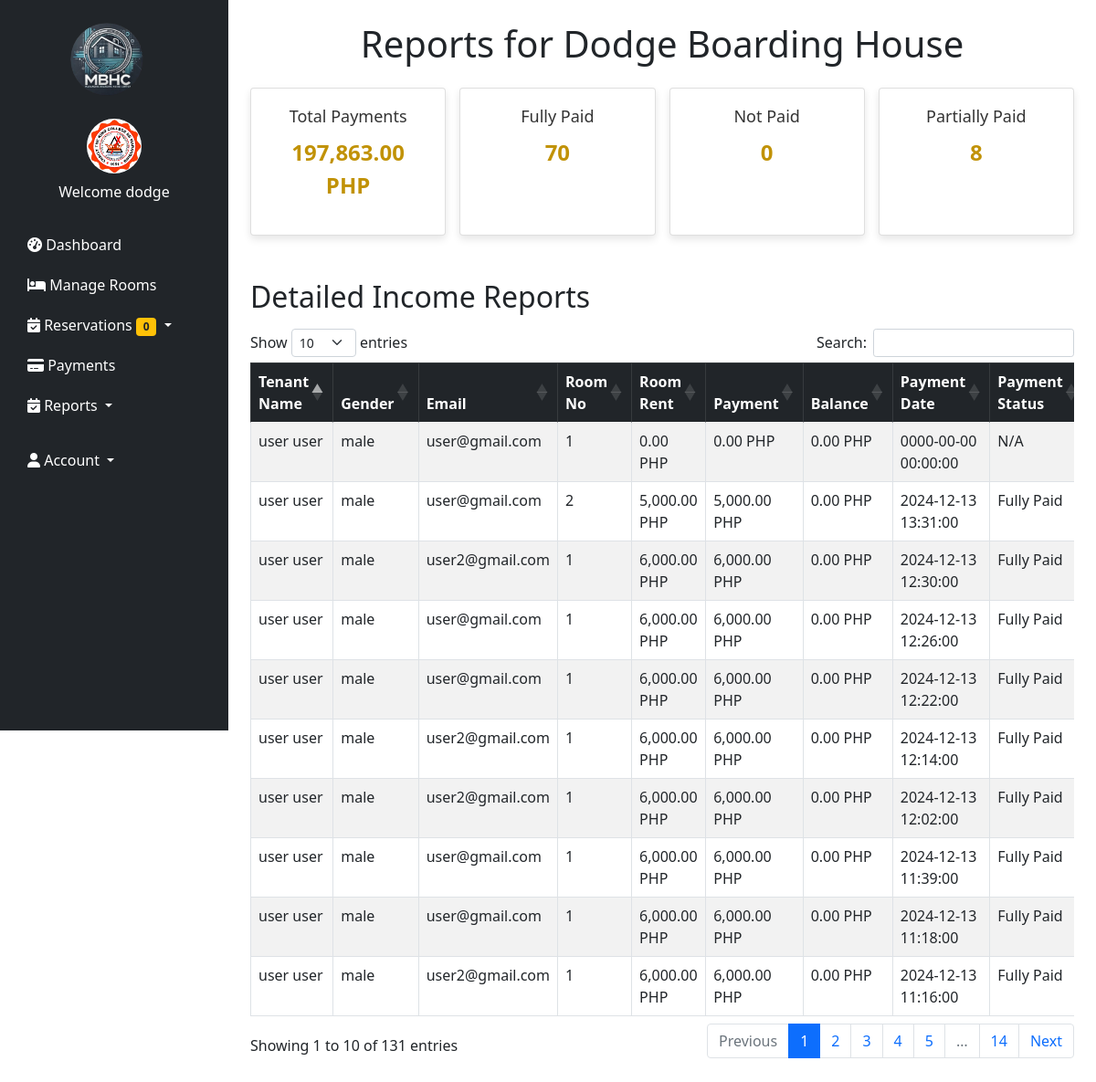
The app's page /reportspayments.php (signed in) with its own data.
### tables this page shows
CREATE TABLE `users` (
  `id` int(11) NOT NULL,
  `image` varchar(255) NOT NULL,
  `fname` varchar(50) NOT NULL,
  `lname` varchar(50) NOT NULL,
  `gender` varchar(255) NOT NULL,
  `tenant_status` varchar(255) NOT NULL,
  `school` varchar(255) NOT NULL,
  `uname` varchar(50) NOT NULL,
  `pass` varchar(50) NOT NULL,
  `role` varchar(50) NOT NULL,
  `hname` varchar(255) NOT NULL
);

CREATE TABLE `reports` (
  `id` int(255) NOT NULL,
  `fname` varchar(255) NOT NULL,
  `lname` varchar(255) NOT NULL,
  `gender` varchar(255) NOT NULL,
  `email` varchar(255) NOT NULL,
  `payment` int(255) NOT NULL,
  `pay_date` datetime DEFAULT NULL,
  `pay_stat` varchar(255) NOT NULL,
  `date_in` date DEFAULT NULL,
  `date_out` date DEFAULT NULL,
  `room_no` int(255) NOT NULL,
  `price` int(255) NOT NULL,
  `slot_price` int(11) NOT NULL,
  `hname` varchar(255) NOT NULL,
  `owner` varchar(255) NOT NULL
);

### reportspayments.php (the view, shortened to what this page needs)
<?php
include('php/connection.php');
$hname = $_SESSION['hname'];
$totalPaymentsQuery = "SELECT SUM(payment) AS total_payments
                       FROM reports
                       WHERE hname = '$hname' AND pay_date IS NOT NULL";
$totalPaymentsResult = mysqli_query($conn, $totalPaymentsQuery);
$totalPayments = mysqli_fetch_assoc($totalPaymentsResult)['total_payments'];
$paymentStatusQuery = "SELECT
                          SUM(pay_stat = 'Fully Paid') AS fully_paid_count,
                          SUM(pay_stat = 'Not Paid') AS not_paid_count,
                          SUM(pay_stat = 'Partially Paid') AS partially_paid_count
                       FROM reports
                       WHERE hname = '$hname'";
$paymentStatusResult = mysqli_query($conn, $paymentStatusQuery);
$paymentStatusData = mysqli_fetch_assoc($paymentStatusResult);
$fullyPaidCount = $paymentStatusData['fully_paid_count'];
$notPaidCount = $paymentStatusData['not_paid_count'];
$partiallyPaidCount = $paymentStatusData['partially_paid_count'];
$reportQuery = "SELECT * FROM reports WHERE hname = '$hname' ORDER BY id DESC";
$reportResult = mysqli_query($conn, $reportQuery);
?>
<!DOCTYPE html>
<html lang="en">
<head>
    <link href="https://cdn.jsdelivr.net/npm/bootstrap@5.3.0/dist/css/bootstrap.min.css" rel="stylesheet">
    <link rel="stylesheet" href="https://cdn.datatables.net/1.13.5/css/dataTables.bootstrap5.min.css">
</head>
<body>
    <?php include 'navigationbar.php'; ?>
    <div class="container my-4">
        <h1 class="text-center mb-4">Reports for <?php echo $hname; ?></h1>
        <div class="summary">
            <div class="card">
                <h5>Total Payments</h5>
                <p><?php echo number_format($totalPayments, 2); ?> PHP</p>
            </div>
            <div class="card">
                <h5>Fully Paid</h5>
                <p><?php echo $fullyPaidCount; ?></p>
            </div>
            <div class="card">
                <h5>Not Paid</h5>
                <p><?php echo $notPaidCount; ?></p>
            </div>
            <div class="card">
                <h5>Partially Paid</h5>
                <p><?php echo $partiallyPaidCount; ?></p>
            </div>
        </div>
        <div class="mt-5">
            <h2 class="mb-3">Detailed Income Reports</h2>
            <div class="table-responsive">
                <table id="reportTable" class="table table-striped table-bordered">
                    <thead class="table-dark">
                        <tr>
                            <th>Tenant Name</th>
                            <th>Gender</th>
                            <th>Email</th>
                            <th>Room No</th>
                            <th>Room Rent</th>
                            <th>Payment</th>
                            <th>Balance</th>
                            <th>Payment Date</th>
                            <th>Payment Status</th>
                        </tr>
                    </thead>
                    <tbody>
                        <?php while ($report = mysqli_fetch_assoc($reportResult)) {
                            $price = $report['price'] ?: 0;
                            $payment = $report['payment'] ?: 0;
                            $balance = $price - $payment;
                        ?>
                            <tr>
                                <td><?php echo $report['fname'] . ' ' . $report['lname']; ?></td>
                                <td><?php echo $report['gender']; ?></td>
                                <td><?php echo $report['email']; ?></td>
                                <td><?php echo $report['room_no']; ?></td>
                                <td><?php echo number_format($price, 2); ?> PHP</td>
                                <td><?php echo number_format($payment, 2); ?> PHP</td>
                                <td><?php echo number_format($balance, 2); ?> PHP</td>
                                <td><?php echo $report['pay_date'] ?: 'N/A'; ?></td>
                                <td><?php echo $report['pay_stat'] ?: 'N/A'; ?></td>
                            </tr>
                        <?php } ?>
                    </tbody>
                </table>
            </div>
        </div>
    </div>
</body>
</html>

### navigationbar.php (shortened to what this page needs)
<?php
require 'php/connection.php';
?>
<?php
        if(!empty($_SESSION['uname'])){
            $uname = $_SESSION['uname'];
            $query = "select * from users where uname = '$uname'";
            $result = mysqli_query($conn, $query);
            $fetch = mysqli_fetch_assoc($result);
        }
        $hname = $_SESSION['hname'];
        $query = "SELECT COUNT(*) AS new_reservations FROM reservation WHERE hname = '$hname' AND res_stat = 'Pending'";
        $result = mysqli_query($conn, $query);
        $row = mysqli_fetch_assoc($result);
        $newReservations = $row['new_reservations'];
    ?>
<!DOCTYPE html>
<html lang="en">
<head>
    <link href="https://cdn.jsdelivr.net/npm/bootstrap@5.0.2/dist/css/bootstrap.min.css" rel="stylesheet">
    <link href="https://cdnjs.cloudflare.com/ajax/libs/font-awesome/6.0.0-beta3/css/all.min.css" rel="stylesheet">
</head>
<body>
    <nav class="sidebar bg-dark">
        <div class="navbar-brand text-center">
            <img src="/bhrm-main/images/0.png" alt="Logo">
        </div>
        <ul class="nav flex-column">
            <li class="nav-item text-center mb-4">
                <img class="rounded-circle mb-2" src="/bhrm-main/<?php echo $fetch['image'] ?? 'default.png'; ?>" alt="Profile" width="60" height="60">
                <span class="d-block text-white">Welcome <?php echo $fetch['fname'] ?? 'Guest'; ?></span>
            </li>
            <li class="nav-item">
                <a class="nav-link" href="/bhrm-main/dashboard.php">
                    <i class="fas fa-tachometer-alt"></i> Dashboard
                </a>
            </li>
            <li class="nav-item">
                <a class="nav-link" href="/bhrm-main/manageroom.php">
                    <i class="fas fa-bed"></i> Manage Rooms
                </a>
            </li>
            <li class="nav-item dropdown">
                <a class="nav-link dropdown-toggle" href="#" id="reservationMenu" role="button" data-bs-toggle="dropdown" aria-expanded="false">
                    <i class="fas fa-calendar-check"></i> Reservations <span class="badge bg-warning text-dark"><?php echo $newReservations; ?></span>
                </a>
            </li>
            <li class="nav-item">
                <a class="nav-link" href="/bhrm-main/payment.php">
                    <i class="fas fa-credit-card"></i> Payments
                </a>
            </li>
            <li class="nav-item dropdown">
                <a class="nav-link dropdown-toggle" href="#" id="reservationMenu" role="button" data-bs-toggle="dropdown" aria-expanded="false">
                    <i class="fas fa-calendar-check"></i> Reports
                </a>
            </li>
            <li class="nav-item dropdown mt-3">
                <a class="nav-link text-white dropdown-toggle" href="#" id="userMenu" role="button" data-bs-toggle="dropdown">
                    <i class="fas fa-user"></i> Account
                </a>
            </li>
        </ul>
    </nav>
</body>
</html>

### reportspayments.php (style rules this page uses)
body { background-color: #f8f9fa; }
.summary { display: grid; grid-template-columns: repeat(auto-fit, minmax(200px, 1fr)); gap: 15px; margin: 20px 0; }
.card { text-align: center; padding: 20px; border-radius: 10px; background: #fff; box-shadow: 0 4px 8px rgba(0, 0, 0, 0.1); transition: transform 0.2s ease-in-out, box-shadow 0.2s ease-in-out; }
.card h5 { color: #333; font-size: 18px; margin-bottom: 10px; }
.card p { font-size: 24px; font-weight: bold; color: #c19206; }

### navigationbar.php (style rules this page uses)
body { margin-left: 250px; transition: margin-left 0.3s ease; background-color: white; }
.sidebar { position: fixed; top: 0; left: 0; height: 100vh; width: 250px; background-color: #343a40; padding: 20px 15px; z-index: 1000; overflow-y: auto; transition: all 0.3s ease; }
.sidebar .navbar-brand img { width: 80px; height: 80px; border-radius: 50%; margin-bottom: 20px; }
.sidebar .nav-link { color: white; display: block; font-size: 16px; padding: 10px 15px; border-radius: 5px; transition: all 0.3s ease; }

### records on screen
users: image (picture), fname "dodge"
reports: fname "user", lname "user", gender "male", email "user@gmail.com", room_no "1", price "0.00", payment "0.00", balance "0.00", pay_date "0000-00-00 00:00:00", pay_stat "N/A"
reports: fname "user", lname "user", gender "male", email "user@gmail.com", room_no "2", price "5,000.00", payment "5,000.00", balance "0.00", pay_date "2024-12-13 13:31:00", pay_stat "Fully Paid"
reports: fname "user", lname "user", gender "male", email "user2@gmail.com", room_no "1", price "6,000.00", payment "6,000.00", balance "0.00", pay_date "2024-12-13 12:30:00", pay_stat "Fully Paid"
reports: fname "user", lname "user", gender "male", email "user@gmail.com", room_no "1", price "6,000.00", payment "6,000.00", balance "0.00", pay_date "2024-12-13 12:26:00", pay_stat "Fully Paid"
reports: fname "user", lname "user", gender "male", email "user@gmail.com", room_no "1", price "6,000.00", payment "6,000.00", balance "0.00", pay_date "2024-12-13 12:22:00", pay_stat "Fully Paid"
reports: fname "user", lname "user", gender "male", email "user2@gmail.com", room_no "1", price "6,000.00", payment "6,000.00", balance "0.00", pay_date "2024-12-13 12:14:00", pay_stat "Fully Paid"
reports: fname "user", lname "user", gender "male", email "user2@gmail.com", room_no "1", price "6,000.00", payment "6,000.00", balance "0.00", pay_date "2024-12-13 12:02:00", pay_stat "Fully Paid"
reports: fname "user", lname "user", gender "male", email "user@gmail.com", room_no "1", price "6,000.00", payment "6,000.00", balance "0.00", pay_date "2024-12-13 11:39:00", pay_stat "Fully Paid"
reports: fname "user", lname "user", gender "male", email "user@gmail.com", room_no "1", price "6,000.00", payment "6,000.00", balance "0.00", pay_date "2024-12-13 11:18:00", pay_stat "Fully Paid"
reports: fname "user", lname "user", gender "male", email "user2@gmail.com", room_no "1", price "6,000.00", payment "6,000.00", balance "0.00", pay_date "2024-12-13 11:16:00", pay_stat "Fully Paid"

### other values on screen
$newReservations "0"
$hname "Dodge Boarding House"
$totalPayments "197,863.00"
$fullyPaidCount "70"
$notPaidCount "0"
$partiallyPaidCount "8"
